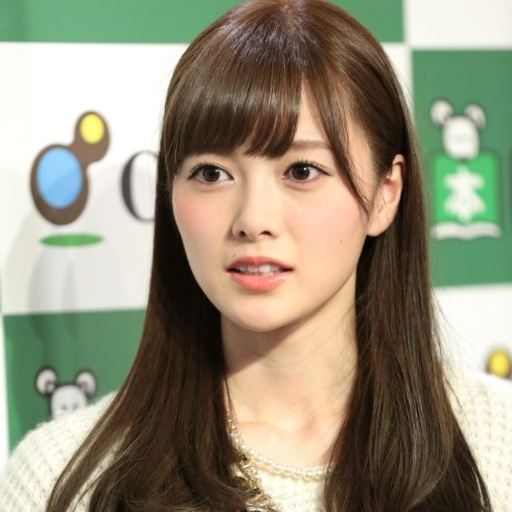
#> input picture mai.jpg, 512 x 512 px
$ python ex6-4.py
#> lines starting #> are read from the running program, lines starting #| are printed output that depends on the picture; after the words box and inside, x2 and y2 are one past the last pixel; in counts of white or black regions, pixels touching at a corner belong together
# -*- coding: utf-8 -*-
"""
Created on Tue Feb  9 16:00:07 2021

@author: d19fd
"""

import cv2

img = cv2.imread('mai.jpg', 0)
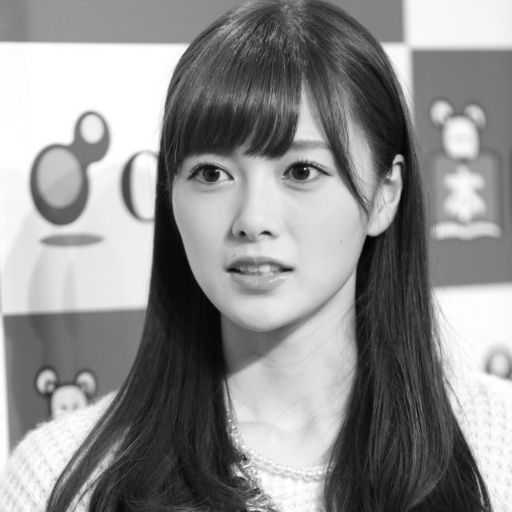
#> img: shape (512, 512); min 3, max 255, mean 143.7

t, rst = cv2.threshold(img, 127, 255, cv2.THRESH_BINARY_INV)
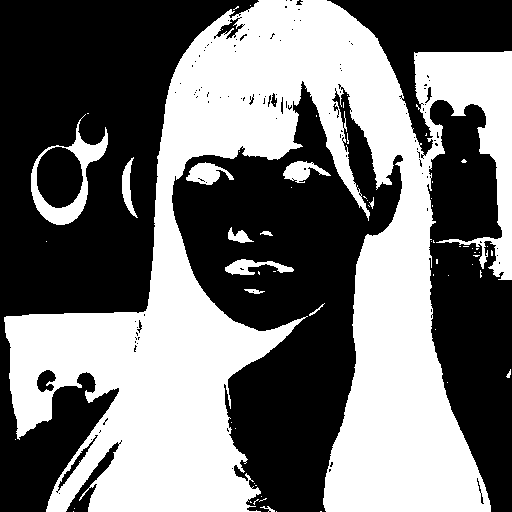
#> rst: shape (512, 512); 45.5% white; 66 white regions (53 under 20 px), largest, box (x1, y1, x2, y2) and area: (4, 0, 512, 512) 114538, (31, 114, 108, 225) 2096, (186, 162, 234, 185) 606

cv2.imshow('img', img)
cv2.imshow('rst', rst)

cv2.waitKey()
cv2.destroyAllWindows()

$ run again, with Hermione.jpg copied over mai.jpg
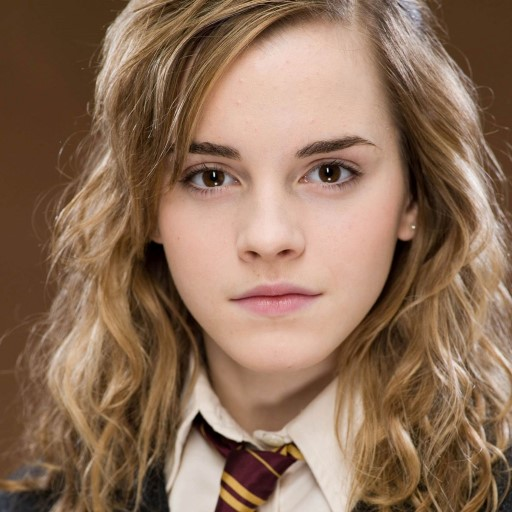
#> input picture Hermione.jpg, 512 x 512 px
#> `img = cv2.imread('mai.jpg', 0)`:
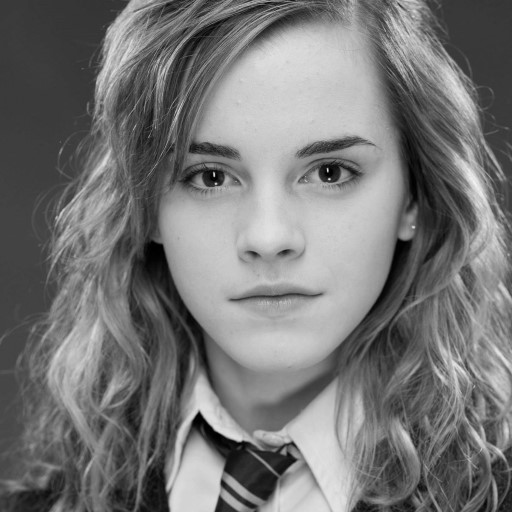
#> img: shape (512, 512); min 0, max 244, mean 117.6
#> `t, rst = cv2.threshold(img, 127, 255, cv2.THRESH_BINARY_INV)`:
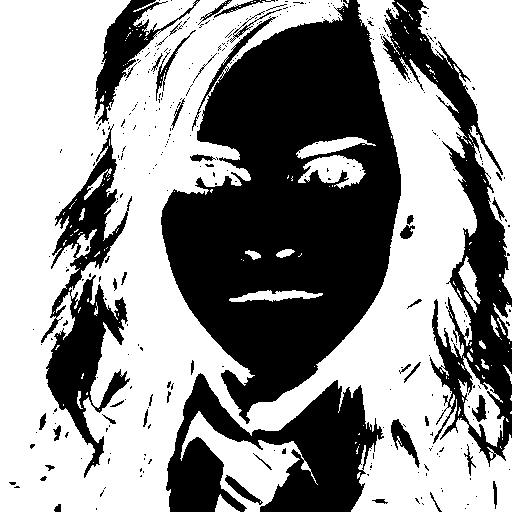
#> rst: shape (512, 512); 58.4% white; 345 black regions (300 under 20 px), largest, box (x1, y1, x2, y2) and area: (161, 0, 401, 424) 60142, (381, 0, 512, 467) 15729, (166, 373, 384, 512) 15105

$ run again, with Kate.jpg copied over mai.jpg
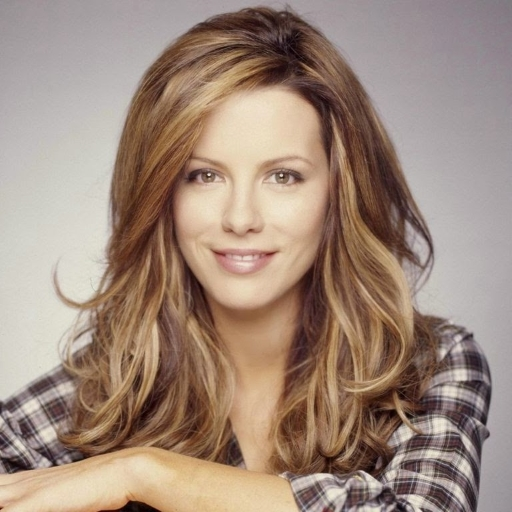
#> input picture Kate.jpg, 512 x 512 px
#> `img = cv2.imread('mai.jpg', 0)`:
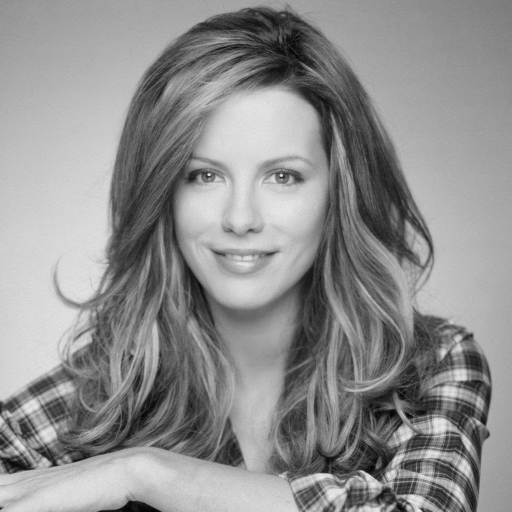
#> img: shape (512, 512); min 2, max 232, mean 142.8
#> `t, rst = cv2.threshold(img, 127, 255, cv2.THRESH_BINARY_INV)`:
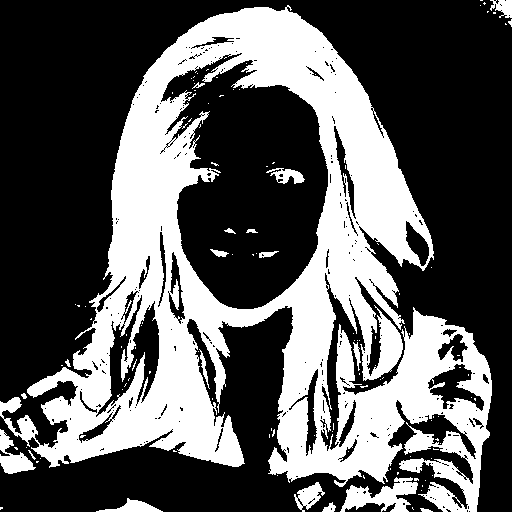
#> rst: shape (512, 512); 35.9% white; 121 white regions (102 under 20 px), largest, box (x1, y1, x2, y2) and area: (0, 5, 492, 512) 89725, (340, 477, 418, 512) 1362, (0, 429, 36, 474) 702

$ run again, with Kate2.jpg copied over mai.jpg
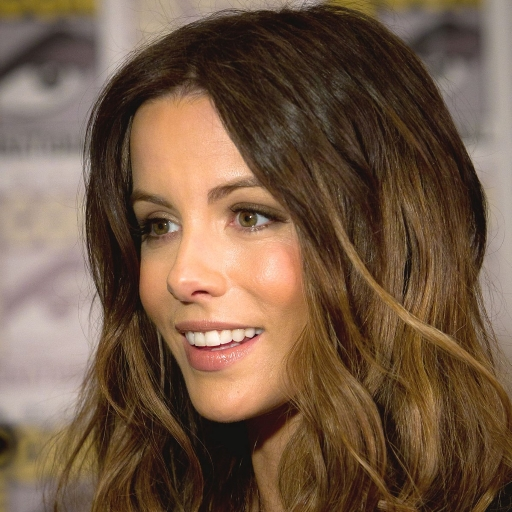
#> input picture Kate2.jpg, 512 x 512 px
#> `img = cv2.imread('mai.jpg', 0)`:
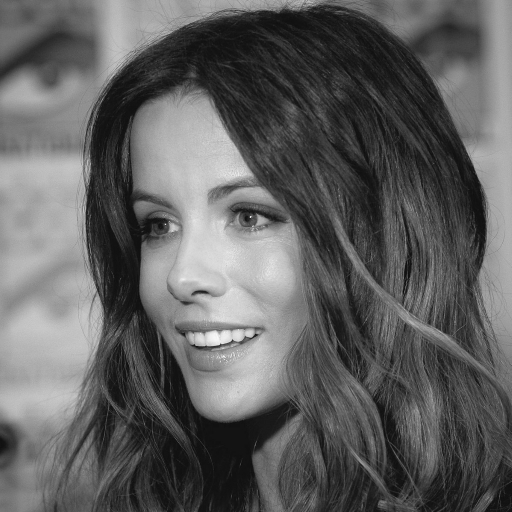
#> img: shape (512, 512); min 11, max 249, mean 95.6
#> `t, rst = cv2.threshold(img, 127, 255, cv2.THRESH_BINARY_INV)`:
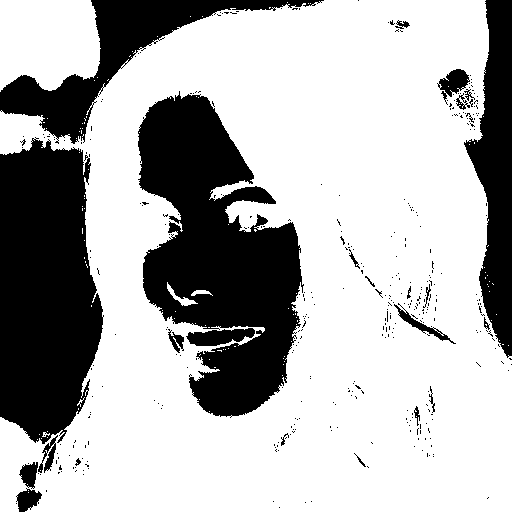
#> rst: shape (512, 512); 69.3% white; 385 black regions (360 under 20 px), largest, box (x1, y1, x2, y2) and area: (138, 91, 304, 418) 31090, (0, 137, 104, 444) 25189, (0, 0, 324, 144) 10257
